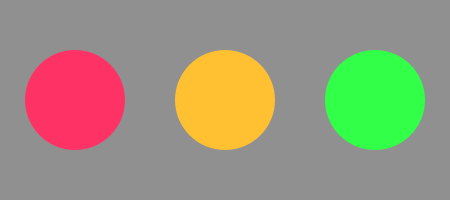
Frame 1 (no input)
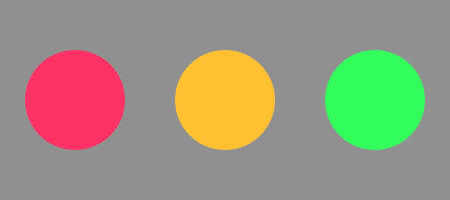
Frame 60 (the mouse pressed at the canvas centre just before this capture)
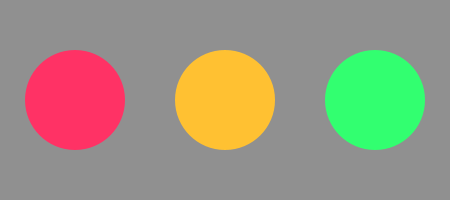
Frame 120 (the mouse held since frame 60 and released just before this capture)

The Processing sketch that drew these frames (run headless with seeded random() and noise(); from frame 60 on, the mouse is pressed at the canvas centre):

// Processing sketch: sk_func_return_hue
// ── sk_func_return_hue.pde
int hourCurrent;       // 現在の時（0~23）
int minuteCurrent;     // 現在の分（0~59）
int secondCurrent;     // 現在の秒（0~59）

void setup()
{
  size(450, 200);
  colorMode(HSB, 360, 100, 100);
}

void draw()
{
  hourCurrent = hour();
  minuteCurrent = minute();
  secondCurrent = second();
  
  background(204);
  
  // 時の円(24時間で色相ループ)
  fill( getLoopingHue( hourCurrent, 24), 80, 100 );
  noStroke();
  ellipse( 75, height / 2, 100, 100);
  
  // 分の円(60分で色相ループ)
  fill( getLoopingHue( minuteCurrent, 60), 80, 100 );
  noStroke();
  ellipse(225, height / 2, 100, 100);
  
  // 秒の円(60秒で色相ループ)
  fill( getLoopingHue( secondCurrent, 60), 80, 100 );
  noStroke();
  ellipse(375, height / 2, 100, 100);
}

float getLoopingHue(int fTime, float fMax) 
{
  float hue = ( ( fTime % int(fMax) ) / fMax ) * 360;
  return hue;
}
